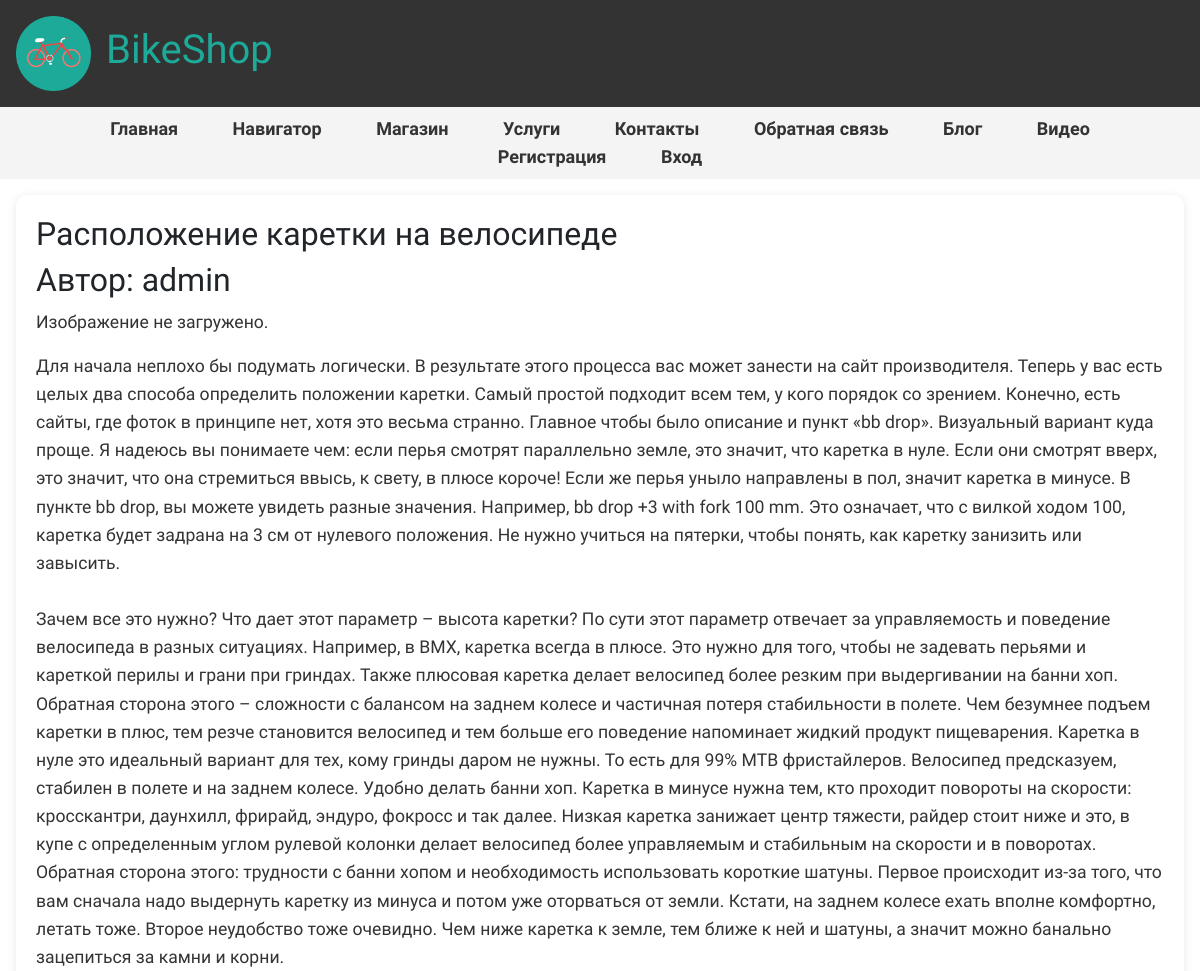
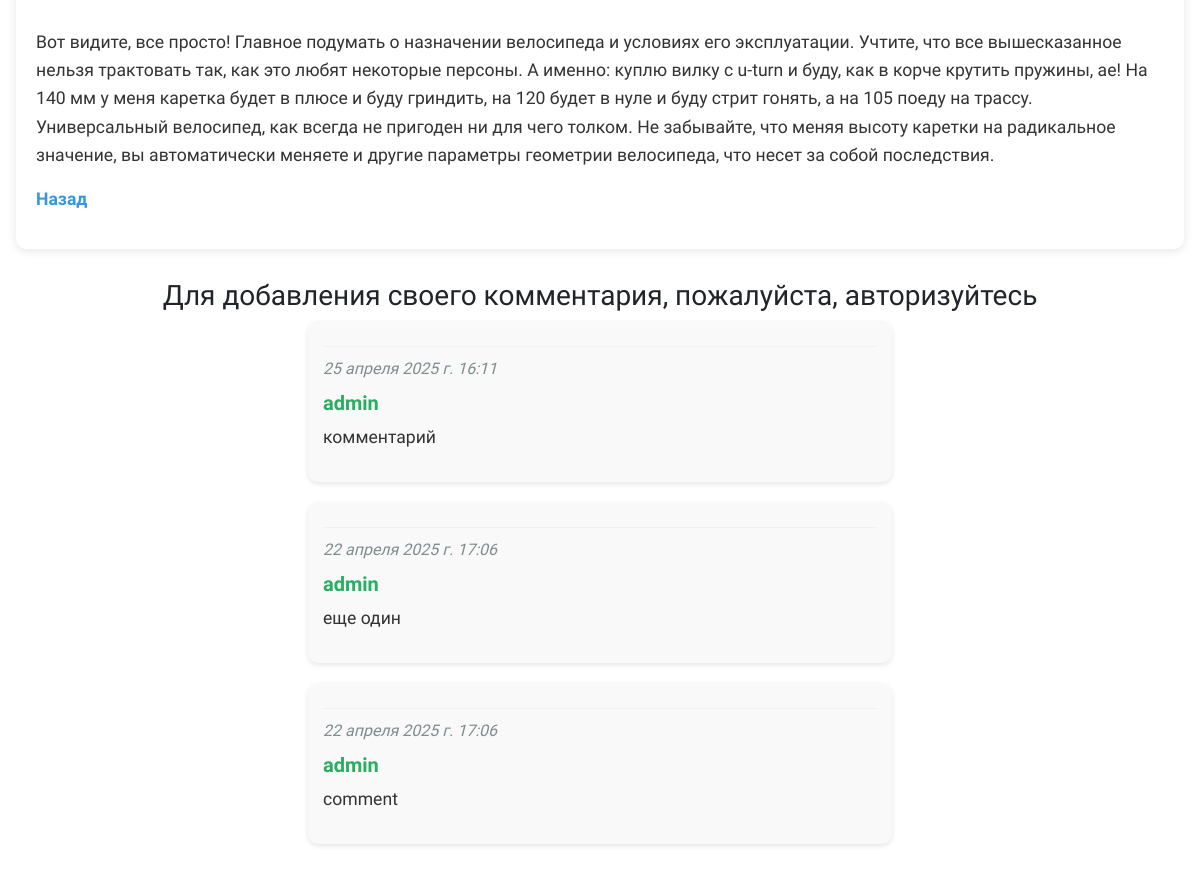
The app's page /blogpost/4/ with its own data (2 pictures, top to bottom).
### main/models.py (models this page shows, shortened)
class Blog(models.Model):
    title = models.CharField(max_length=200, verbose_name="Заголовок")
    short_content = models.TextField(verbose_name="Краткое содержание")
    full_content = models.TextField(verbose_name="Полное содержание")
    posted = models.DateTimeField(default=datetime.now, db_index=True, verbose_name="Опубликована")
    author = models.ForeignKey(User, on_delete=models.CASCADE, verbose_name="Автор")
    image = models.ImageField(upload_to='blog_images/', null=True, blank=True, verbose_name="Изображение")
    class Meta:
        verbose_name = "Статья блога"
        verbose_name_plural = "Статьи блога"
        ordering = ['-posted']

class Comment(models.Model):
    text = models.TextField(verbose_name="Комментарий")
    date = models.DateTimeField(default=datetime.now, verbose_name="Дата добавления")
    author = models.ForeignKey(User, on_delete=models.CASCADE, verbose_name="Автор")
    post = models.ForeignKey(Blog, on_delete=models.CASCADE, verbose_name="Статья")
    class Meta:
        verbose_name = "Комментарий"
        verbose_name_plural = "Комментарии"
        ordering = ['-date']

### main/views.py (the view)
# urls.py: path('blogpost/<int:parametr>/', views.blogpost, name='blogpost'),
def blogpost(request, parametr):
    assert isinstance(request, HttpRequest)
    post_1 = Blog.objects.get(id=parametr)
    comments = Comment.objects.filter(post=parametr)
    if request.method == "POST":
        form = CommentForm(request.POST)
        if form.is_valid():
            comment_f = form.save(commit=False)
            comment_f.author = request.user
            comment_f.date = datetime.now()
            comment_f.post = Blog.objects.get(id=parametr)
            comment_f.save()
            return redirect('blogpost', parametr=post_1.id)
    else:
        form = CommentForm()
    return render(
        request,
        'main/blogpost.html',
        {
            'post_1': post_1,
            'comments': comments,  # Передача
            'form': form,
            'year': datetime.now().year,
        }
    )

### main/templates/main/blogpost.html
{% extends "main/layout.html" %}
{% block content %}
    <div class="blog-post">
        <h2>{{ post_1.title }}</h2>
        <h2>Автор: {{ post_1.author }}</h2>
        {% if post_1.image %}
            <img src="{{ post_1.image.url }}" alt="Картинка статьи" class="img-fluid mb-3" style="max-width: 100%; height: auto;">
        {% else %}
            <p>Изображение не загружено.</p>
        {% endif %}
        <p>{{ post_1.full_content|linebreaksbr }}</p>
        <p><a href="{% url 'blog' %}">Назад</a></p>
    </div>
    {% if user.is_authenticated %}
        <div class="comment-form">
            <h3>Добавить комментарий</h3>
            <form method="POST">
                {% csrf_token %}
                <div>
                    {{ form.as_p }}
                    <button type="submit" class="save btn btn-default">Отправить комментарий</button>
                </div>
            </form>
        </div>
    {% else %}
        <h3>Для добавления своего комментария, пожалуйста, авторизуйтесь</h3>
    {% endif %}
    {% for comment in comments %}
        <div class="comment">
            <hr/>
            <h7>{{ comment.date }}</h7>
            <h5>{{ comment.author }}</h5>
            <p>{{ comment.text|linebreaksbr }}</p>
        </div>
    {% endfor %}
{% endblock %}

### main/static/main/css/site.css (style rules this page uses)
* { font-family: 'Chocolate Classical Sans', sans-serif; }
body { margin: 0; padding: 0; background-color: #f4f4f4; }
h5 { color: #27ae60; font-weight: bold; margin-bottom: 5px; }
h7 { color: #7f8c8d; font-style: italic; display: block; margin-bottom: 5px; }
hr { border-top: 1px solid #ddd; margin: 15px 0; }
.comment { background-color: #f9f9f9; padding: 10px; border-radius: 5px; margin-bottom: 10px; }
.blog-post { background-color: #fff; padding: 20px; border-radius: 10px; box-shadow: 0 2px 10px rgba(0, 0, 0, 0.1); margin-bottom: 30px; }
.blog-post h2 { font-size: 2rem; }
.blog-post p { font-size: 1.1rem; color: #333; line-height: 1.6; }
.blog-post a { text-decoration: none; color: #3498db; font-weight: bold; }
.comment { background-color: #f9f9f9; padding: 15px; border-radius: 10px; box-shadow: 0 2px 5px rgba(0, 0, 0, 0.1); margin-bottom: 20px; width: 50%; }
.comment h5 { color: #27ae60; font-weight: bold; }
.comment h7 { color: #7f8c8d; font-style: italic; display: block; margin-bottom: 10px; }
.comment p { font-size: 1.1rem; color: #333; line-height: 1.6; }
.comment hr { border-top: 1px solid #ddd; margin: 10px 0; }

### records on screen
Blog: title "Расположение каретки на велосипеде", author "admin", full_content "Для начала неплохо бы подумать логически. В результате этого процесса вас может занести на сайт производителя. Теперь у вас есть целых два способа определить положении каретки. Самый простой подходит всем тем, у кого порядок со зрением. Конечно, есть сайты, где фоток в принципе нет, хотя это весьма странно. Главное чтобы было описание и пункт «bb drop». Визуальный вариант куда проще. Я надеюсь вы понимаете чем: если перья смотрят параллельно земле, это значит, что каретка в нуле. Если они смотрят вверх, это значит, что она стремиться ввысь, к свету, в плюсе короче! Если же перья уныло направлены в пол, значит каретка в минусе. В пункте bb drop, вы можете увидеть разные значения. Например,…"
Comment: date "25 апреля 2025 г. 16:11", author "admin", text "комментарий"
Comment: date "22 апреля 2025 г. 17:06", author "admin", text "еще один"
Comment: date "22 апреля 2025 г. 17:06", author "admin", text "comment"
